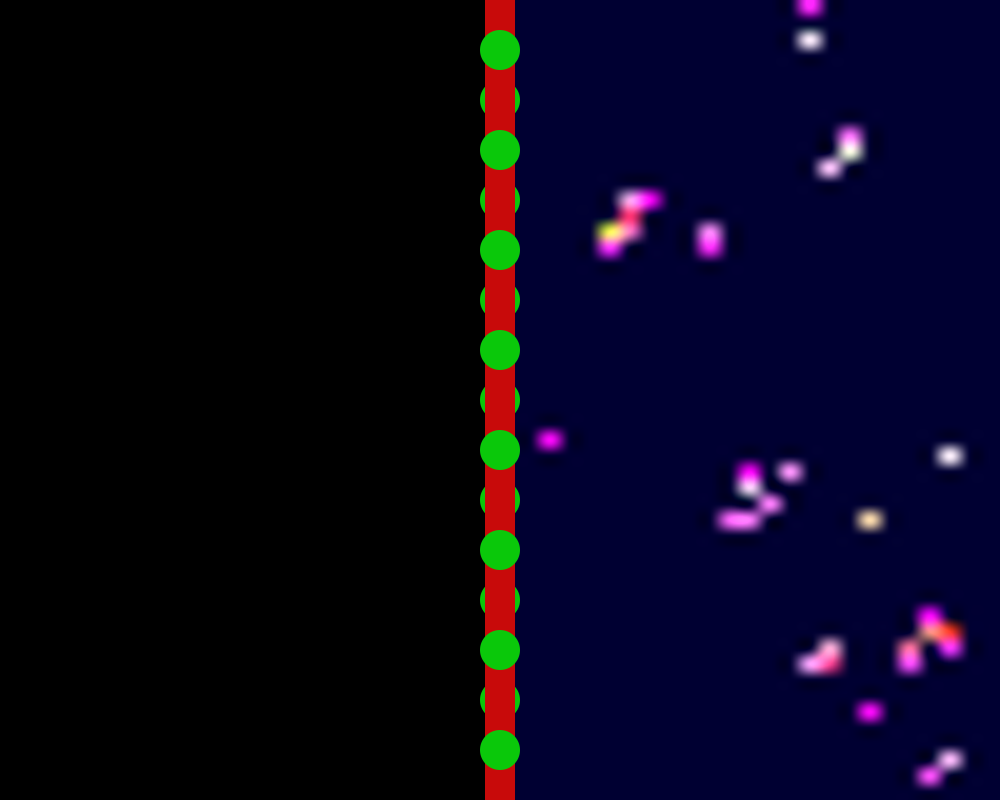
Frame 1 (no input)
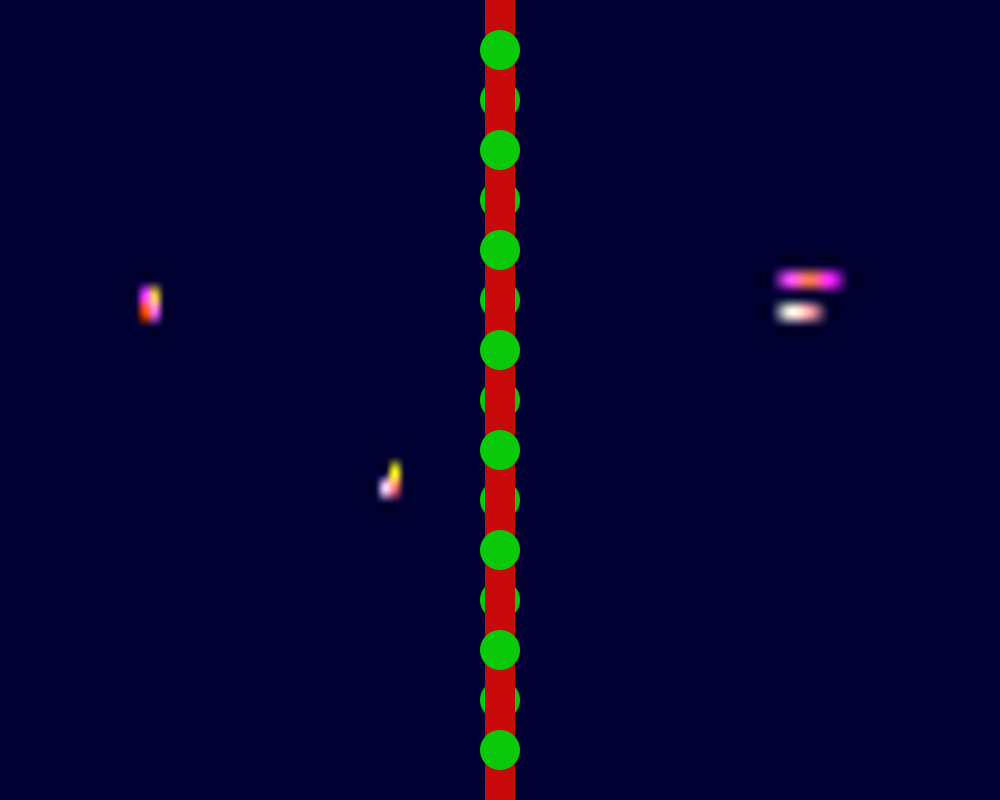
Frame 60 (the mouse pressed at the canvas centre just before this capture)
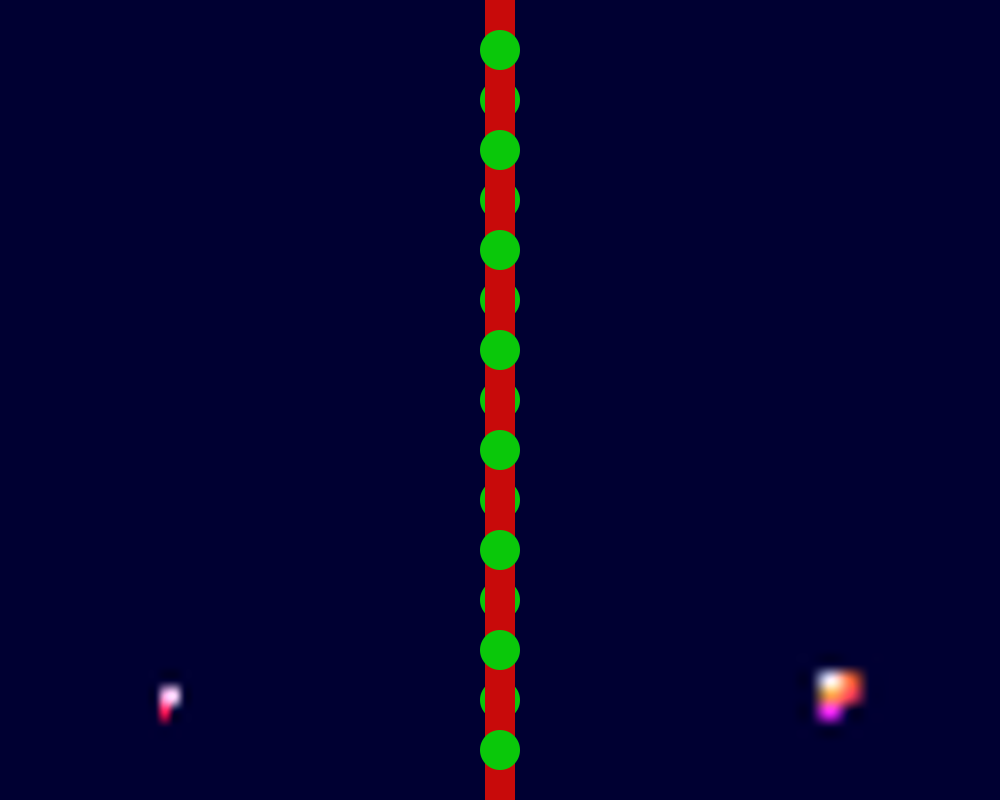
Frame 120 (the mouse held since frame 60 and released just before this capture)

The Processing sketch that drew these frames (run headless with seeded random() and noise(); from frame 60 on, the mouse is pressed at the canvas centre):

// Processing sketch: Conway_life__SpencersMod
// ── Conway_life__SpencersMod.pde
// CONWAY'S GAME OF LIFE
// http://en.wikipedia.org/wiki/Conway's_Game_of_Life
//
// this processing sketch implements John Conway's Game of Life simulation
// as an image-processing system... it looks at pixels in a processing PImage
// and treats them as cells in a version of Conway's simulation.
//
// your tasks:
// (1) make this thing look more interesting... 
// hint: you don't have to display the image directly to the screen.
// another hint: the double for() loop can be used to draw other things (shapes, text, etc.)
// as a proxy for the pixels in the simulation.
// (2) the RULES in the draw() loop determine how the simulation decides to keep a pixel
// alive or generate a new one from a dead pixel.  this rule set is sometimes referred to as
// B3/S23 (a pixel is "Born" with 3 neighbors and "Stays Alive" with 2 or 3 neighbors.
// tweak these rules and see if you can find other interesting (or self-sustaining) systems.
//

//Spencer
//Add colors somehow

PImage c[] = new PImage[2]; // input image
PImage c2[] = new PImage[2]; // input image

int w, h; // width and height
int w2, h2; // width and height

int i, j; // counter variables
int i2, j2; // counter variables

int center; // is the pixel alive or dead?
int sum; // how many neighbors are alive?
int center2; // is the pixel alive or dead?
int sum2; // how many neighbors are alive?

float myColor = 1; //new var
float myColor2 = 30; //new var

int which = 0; // which image are we working on
int which2 = 0; // which image are we working on

// 9 pixels for the neighborhood (p4 is center):
//  p0  p1  p2
//  p3 *p4* p5
//  p6  p7  p8
color p0, p1, p2, p3, p4, p5, p6, p7, p8; 
color pp0, pp1, pp2, pp3, pp4, pp5, pp6, pp7, pp8; 

void setup()
{
  size(1000, 800); // make the screen square
  background(0);
  
  //right
  // create two blank images to work with for the game
  c[0] = createImage(50, 50, RGB);
  c[1] = createImage(50, 50, RGB);
  w = c[0].width; // width
  h = c[0].height; // height

  //left
  // create two blank images to work with for the game
  c2[0] = createImage(50, 50, RGB);
  c2[1] = createImage(50, 50, RGB);
  w2 = c2[0].width; // width
  h2 = c2[0].height; // height
  
  fillRandom(); //fill screen
}

void draw()
{
  
  noStroke();
  fill(200, 10, 10);
  rect(485, 0, 30, 800);
  
  //************************************************************************************
  //******************************* Screen Left (2) ************************************
  //************************************************************************************
  c2[which2].loadPixels(); // load up the pixels array for input
  // step 2 - get the values for the "neighborhood" around each pixel
  for (i2=0; i2<h2; i2++) // these pixels are the rows
  {
    for (j2=0; j2<w2; j2++) // thise pixels are the columns
    {
      
      // top row
      pp0 = c2[which2].pixels[((i2-1+h2)%h2)*w2 + (j2-1+w2)%w2]; // left pixel
      pp1 = c2[which2].pixels[((i2-1+h2)%h2)*w2 + j2]; // center2 pixel
      pp2 = c2[which2].pixels[((i2-1+h2)%h2)*w2 + (j2+1+w2)%w2]; // left pixel
      // center2 row
      pp3 = c2[which2].pixels[i2*w2 + (j2-1+w2)%w2]; // left pixel
      pp4 = c2[which2].pixels[i2*w2 + j2]; // center2 pixel
      pp5 = c2[which2].pixels[i2*w2 + (j2+1+w2)%w2]; // left pixel
      // bottom row
      pp6 = c2[which2].pixels[((i2+1+h2)%h2)*w2 + (j2-1+w2)%w2]; // left pixel
      pp7 = c2[which2].pixels[((i2+1+h2)%h2)*w2 + j2]; // center2 pixel
      pp8 = c2[which2].pixels[((i2+1+h2)%h2)*w2 + (j2+1+w2)%w2]; // right pixel

      sum2 = 0; // start blank
      sum2+= int(green(pp0)>myColor2) + int(green(pp1)>myColor2) + int(green(pp2)>myColor2); // top neighbors
      sum2+= int(green(pp3)>myColor2) + int(green(pp5)>myColor2); // left and right neighbors
      sum2+= int(green(pp6)>myColor2) + int(green(pp7)>myColor2) + int(green(pp8)>myColor2); // bottom neighbors
      center2 = int(green(pp4)>myColor2); // is the center2 pixel alive?

      //
      // RULES: PLAY WITH THESE
      //
      if (center2==1 && (sum2==2 || sum2==3)) // alive... stay alive
      {
        c2[1-which2].pixels[i2*w2 + j2] = color(random(0, 255), 30, random(50, 100));
      } else if (center2==0 && sum2==3) // dead... become alive
      {
        c2[1-which2].pixels[i2*w2 + j2] = color(150, random(200, 255), random(10, 50));
      } else // die (or stay dead)
      {   
        c2[1-which2].pixels[i2*w2 + j2] = color(0, 0, 50);
      }
    }
  }

  c2[1-which2].updatePixels(); // restore the pixels array
  image(c[1-which2], 0, 0, width/2, height); // draw to screen
  which2 = 1-which2; // swap image buffer
  //end screen left
  
  
  //************************************************************************************
  //******************************* Screen Right ***************************************
  //************************************************************************************
  c[which].loadPixels(); // load up the pixels array for input
  // step 2 - get the values for the "neighborhood" around each pixel
  for (i=0; i<h; i++) // these pixels are the rows
  {
    for (j=0; j<w; j++) // thise pixels are the columns
    {

      // top row
      p0 = c[which].pixels[((i-1+(h+3))%h)*w + (j-1+w)%w]; // left pixel
      p1 = c[which].pixels[((i-1+h)%h)*w + j]; // center pixel
      p2 = c[which].pixels[((i-1+h)%h)*w + (j+1+w)%w]; // left pixel
      // center row
      p3 = c[which].pixels[i*w + (j-1+w)%w]; // left pixel
      p4 = c[which].pixels[i*w + j]; // center pixel
      p5 = c[which].pixels[i*w + (j+1+w)%w]; // left pixel
      // bottom row
      p6 = c[which].pixels[((i+1+h)%h)*w + (j-1+w)%w]; // left pixel
      p7 = c[which].pixels[((i+1+h)%h)*w + j]; // center pixel
      p8 = c[which].pixels[((i+1+h)%h)*w + (j+1+w)%w]; // left pixel
      
      sum = 0; // start blank
      sum+= int(green(p0)>myColor) + int(green(p1)>myColor) + int(green(p2)>myColor); // top neighbors
      sum+= int(green(p3)>myColor) + int(green(p5)>myColor); // left and right neighbors
      sum+= int(green(p6)>myColor) + int(green(p7)>myColor) + int(green(p8)>myColor); // bottom neighbors
      center = int(green(p4)>myColor); // is the center pixel alive?

      //
      // RULES: PLAY WITH THESE
      //
      if (center==1 && (sum==2 || sum==3)) // alive... stay alive
      {
        c[1-which].pixels[i*w + j] = color(255, random(0, 255), random(0, 255));
      } else if (center==0 && sum==3) // dead... become alive
      {
        c[1-which].pixels[i*w + j] = color(255, random(0, 255), 255);
      } else // die (or stay dead)
      {   
        c[1-which].pixels[i*w + j] = color(0, 0, 50);
       }
      }
    }
    c[1-which].updatePixels(); // restore the pixels array
    image(c[1-which], width/2, 0, width, height); // draw to screen
    which = 1-which; // swap image buffer
  
  noStroke();
  fill(10, 200, 10);
  ellipse(500, 100, 40, 40); 
 
  noStroke();
  fill(10, 200, 10);
  ellipse(500, 200, 40, 40); 
  
  noStroke();
  fill(10, 200, 10);
  ellipse(500, 300, 40, 40); 
  
  noStroke();
  fill(10, 200, 10);
  ellipse(500, 400, 40, 40); 
  
  noStroke();
  fill(10, 200, 10);
  ellipse(500, 500, 40, 40); 
  
  noStroke();
  fill(10, 200, 10);
  ellipse(500, 600, 40, 40);
 
 noStroke();
  fill(10, 200, 10);
  ellipse(500, 700, 40, 40);  
    
  fill(200, 10, 10);
  noStroke();
  rect(485, 0, 30, 800); // SPECIAL RED
  
  noStroke();
  fill(10, 200, 10);
  ellipse(500, 50, 40, 40);
  
  noStroke();
  fill(10, 200, 10);
  ellipse(500, 150, 40, 40);
  
  noStroke();
  fill(10, 200, 10);
  ellipse(500, 250, 40, 40);
  
  noStroke();
  fill(10, 200, 10);
  ellipse(500, 350, 40, 40);
  
  noStroke();
  fill(10, 200, 10);
  ellipse(500, 450, 40, 40);
  
  noStroke();
  fill(10, 200, 10);
  ellipse(500, 550, 40, 40);
  
  noStroke();
  fill(10, 200, 10);
  ellipse(500, 650, 40, 40);
  
  noStroke();
  fill(10, 200, 10);
  ellipse(500, 750, 40, 40);
      
  
}

void keyPressed()
{
  fillRandom(); // add random noise to image when you press any key
}

void fillRandom()
{
  // fill our current image with random stuff
  c[which].loadPixels();
  for (i=0; i<c[which].pixels.length; i++)
  {
    float rand = random(1000);
    if (rand>900) // 10% alive
    {
      c[which].pixels[i] = color(255, 255, 255);
    }
  }
  c[which].updatePixels();
}
